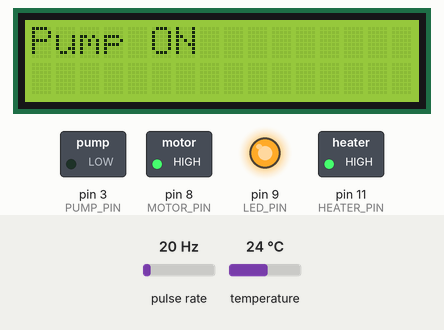
A sketch run on a simulated Arduino Leonardo, built with avr-gcc and run on an emulated ATmega32U4. Shown: 16×2 character LCD, switched loads named in the sketch (green lamp = pin HIGH), output pins drawn as LEDs (lit = HIGH). Wiring (inferred from the names in the program): pulse sensor: data pin 2. Inputs (shaded band) come from the test bench; at power-on: temperature 24 °C, pulse rate 20 Hz. What the sketch prints to the serial monitor is not drawn.

Above: at 1.2 s.
1.3 s: temperature set to 12 °C
7.3 s: temperature set to 19 °C
9.6 s: temperature set to 28 °C
Timing chart, 0 to 12.2 s (numbered marks = the images above; inputs shaded):
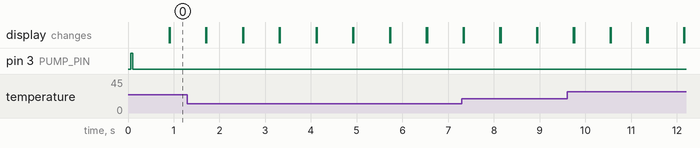

The sketch:

dunno.ino
```cpp
#include <OneWire.h>
#include <DallasTemperature.h>
#include <LiquidCrystal_I2C.h>

#define TEMP_SENSOR_PIN 6
#define PUMP_PIN 3
#define HEATER_PIN 11
#define MOTOR_PIN 8
#define FLOW_SENSOR_PIN 2
#define BUTTON_PIN 10
#define LED_PIN 9

//wifi
#define ESP8266 Serial1


LiquidCrystal_I2C lcd(0x27, 16, 2);
OneWire oneWire(TEMP_SENSOR_PIN);
DallasTemperature sensors(&oneWire);

const float TEMP_THRESHOLD = 60.0;
const int TARGET_VOLUME = 100; // 2 liters

volatile int pulseCount = 0;
float totalPulses = 0.0;
float totalVolume = 0.0;
bool pumpRunning = false;
bool heaterOff = false;
bool motorStarted = false;
bool buttonPressed = false;
bool heatingStarted = false;

//machine state
bool machineOn = true;


void pulseCounter() {
    pulseCount++;
    delayMicroseconds(10); // Debounce to reduce noise
}

void setup() {
    Serial.begin(9600);
    lcd.init();
    lcd.backlight();

    pinMode(PUMP_PIN, OUTPUT);
    pinMode(HEATER_PIN, OUTPUT);
    pinMode(MOTOR_PIN, OUTPUT);
    pinMode(LED_PIN, OUTPUT);
    pinMode(BUTTON_PIN, INPUT_PULLUP);
    pinMode(FLOW_SENSOR_PIN, INPUT_PULLUP);

    digitalWrite(PUMP_PIN, HIGH);
    digitalWrite(HEATER_PIN, HIGH);
    digitalWrite(MOTOR_PIN, HIGH);
    digitalWrite(LED_PIN, HIGH);

    attachInterrupt(digitalPinToInterrupt(FLOW_SENSOR_PIN), pulseCounter, RISING);

    sensors.begin();

    lcd.clear();
    lcd.setCursor(0, 0);
    lcd.print("System Ready");
    Serial.print("System Ready");
}

void loop() {
  //  machineState();

   if (machineOn) {
        totalVolume = 0.0;
        totalPulses = 0.0;
        pulseCount = 0;
        pumpRunning = true;
        heatingStarted = false;

     Serial.println("Button Pressed: Starting Pump");
     lcd.clear();
     lcd.setCursor(0, 0);
     lcd.print("Pump ON");
     digitalWrite(PUMP_PIN, LOW);
     readTemperature();
     controlHeater();
     controlMotor();
     controlPump();
   }
}

void machineState() {
  if(ESP8266.available()) {
        String command = Serial1.readStringUntil('\n');
        command.trim();
        //receiving data from esp8266


        Serial.println(command);


        if (command == "ON") {
            machineOn = true;
            Serial.println("Machine Started");
        } else if (command == "OFF") {
            machineOn = false;
            Serial.println("Machine Stopped");
        }
  }
}


bool checkButtonPress() {
    // if (digitalRead(BUTTON_PIN) == LOW && !buttonPressed) {
    //     delay(200); // Debounce
    //     buttonPressed = true;
    //     totalVolume = 0.0;
    //     totalPulses = 0.0;
    //     pulseCount = 0;
    //     pumpRunning = true;
    //     heatingStarted = false;

    //     Serial.println("Button Pressed: Starting Pump");
    //     lcd.clear();
    //     lcd.setCursor(0, 0);
    //     lcd.print("Pump ON");
    //     digitalWrite(PUMP_PIN, LOW);
    // }

    if (digitalRead(BUTTON_PIN) == LOW && !buttonPressed) {
        delay(200);
        buttonPressed = true;
        return true;
    }

    if (digitalRead(BUTTON_PIN) == HIGH) {
        buttonPressed = false;
        return false;
    }

}

void readTemperature() {
    sensors.requestTemperatures();
    float tempC = sensors.getTempCByIndex(0);
    if (tempC != DEVICE_DISCONNECTED_C) {
        Serial.print("Temperature: ");
        ESP8266.println(tempC);
        lcd.setCursor(0, 1);
        lcd.print("Temp: ");
        lcd.print(tempC);
        lcd.print("C ");
    }
}

void controlHeater() {
    if (totalVolume >= TARGET_VOLUME && !heatingStarted) {
        digitalWrite(PUMP_PIN, HIGH); // Stop the pump
        pumpRunning = false;
        Serial.println("Pump OFF");
        lcd.clear();
        lcd.setCursor(0, 0);
        lcd.print("Pump OFF");

        delay(10000); // Wait 10 seconds before starting heater

        digitalWrite(HEATER_PIN, LOW);
        Serial.println("Heater ON");
        heatingStarted = true;
    }

    float tempC = sensors.getTempCByIndex(0);
    if (heatingStarted && !heaterOff && tempC >= TEMP_THRESHOLD) {
        digitalWrite(HEATER_PIN, HIGH);
        heaterOff = true;
        Serial.println("Heater OFF");
    }
}

void controlMotor() {
    if (heaterOff && !motorStarted) {
        delay(30000); // 30 sec delay after heater turns off
        digitalWrite(MOTOR_PIN, HIGH);
        Serial.println("Motor Started");
        delay(1800000); // Run for 30 min
        digitalWrite(MOTOR_PIN, LOW);
        Serial.println("Motor Stopped");
        motorStarted = true;
        digitalWrite(LED_PIN, LOW); // Turn LED on to indicate next process
    }
}

void controlPump() {
    if (pumpRunning) {
        unsigned long currentMillis = millis();
        static unsigned long previousMillis = 0;
        const unsigned long interval = 500;

        if (currentMillis - previousMillis >= interval) {
            previousMillis = currentMillis;

            detachInterrupt(digitalPinToInterrupt(FLOW_SENSOR_PIN));

            float flowRate = ((pulseCount * 2.5 * 2.3) / 1000.0) * 12;
            float pulsesThisCycle = pulseCount; // Store before resetting
            pulseCount = 0;
            totalPulses += pulsesThisCycle;
            totalVolume = ((totalPulses * 2.5 * 2.3) / 1000.0);

            attachInterrupt(digitalPinToInterrupt(FLOW_SENSOR_PIN), pulseCounter, RISING);

            Serial.print("Pulse Count: ");
            Serial.print(pulseCount);
            Serial.print(" | Flow Rate: ");
            ESP8266.print(flowRate, 2); //flow rate
            Serial.print(" L/min | Total Volume: ");
            Serial.print(totalVolume, 2);
            Serial.println(" L");

            if (totalVolume >= TARGET_VOLUME) {
                pumpRunning = false;
                digitalWrite(PUMP_PIN, HIGH); // Stop Pump
                Serial.println("Target Volume Reached - Pump Stopped");
            }
        }
    }
}
```
